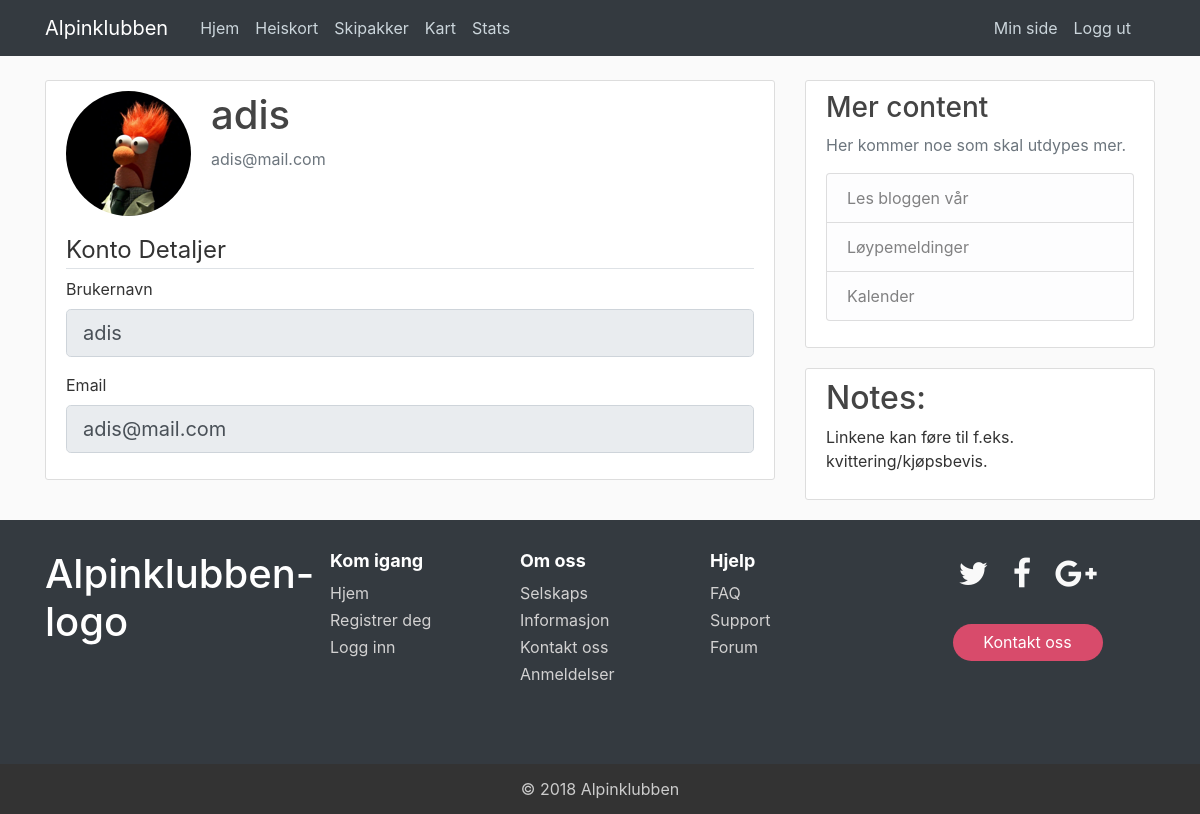
Page /account/adis (signed in) on the committed database.
### alpinklubben/models.py (models this page shows, shortened)
class User(db.Model, UserMixin):
    id = db.Column(db.Integer, primary_key=True)
    username = db.Column(db.String(20), unique=True, nullable=False)
    email = db.Column(db.String(120), unique=True, nullable=False)
    image_file = db.Column(db.String(20), nullable=False,
                           default='default.jpg')
    password = db.Column(db.String(60), nullable=False)

### alpinklubben/routes.py (the view)
@app.route('/account', defaults={'username': None})
@app.route('/account/<string:username>')
@login_required
def show_my_account(username):
    form = UpdateAccountForm()
    update_btn = False
    if username == None:
        if current_user.is_authenticated == False:
            abort(404)
        else:
            user = current_user
            update_btn = True
            bought_heiskort = SoldHeiskort.query.filter_by(user_id=user.id)
            rented_skipakker = SoldSkipakke.query.filter_by(
                user_id=user.id)
    else:
        user = User.query.filter_by(username=username).first_or_404()
        bought_heiskort = None
        rented_skipakker = None
    form.username.render_kw = {'disabled': 'true'}
    form.email.render_kw = {'disabled': 'true'}
    del form.submit
    del form.picture
    form.username.data = user.username
    form.email.data = user.email
    image_file = url_for(
        'static', filename='profile_pics/' + user.image_file)
    return render_template('account.html', title=username,
                           image_file=image_file, form=form, update_btn=update_btn,
                           bought_heiskort=bought_heiskort, rented_skipakker=rented_skipakker)

### alpinklubben/forms.py (shortened to what this page needs)
class UpdateAccountForm(FlaskForm):
    username = StringField('Brukernavn', validators=[
                           DataRequired(), Length(min=2, max=20)])
    email = StringField('Email', validators=[DataRequired(), Email()])
    picture = FileField('Oppdater Profilbilde', validators=[
                        FileAllowed(['jpg', 'png'])])
    submit = SubmitField('Oppdater profil')

### alpinklubben/models.py (called while the page is built)
@login_manager.user_loader
def load_user(user_id):
    return User.query.get(int(user_id))

### alpinklubben/templates/account.html (shortened to what this page needs)
{% extends 'layout.html' %}
{% block content %}
<div class="content-section">
    <div class="media">
        <img class="rounded-circle account-img" src="{{ image_file }}">
        <div class="media-body">
            <h2 class="account-heading">{{ form.username.data }}</h2>
            <p class="text-secondary">{{ form.email.data }}</p>
        </div>
    </div>
    <form method="post" action="" novalidate enctype="multipart/form-data">
        <fieldset class="from-group">
            <legend class="border-bottom bm-4">Konto Detaljer</legend>
            <div class="form-group">
                {{ form.username.label(class="form-control-label") }}
                {% if form.username.errors %}
                {{ form.username(class="form-control form-control-lg is-invalid") }}
                <div class="invalid-feedback">
                    {% for error in form.username.errors %}
                    <span>{{ error }}</span>
                    {% endfor %}
                </div>
                {% else %}
                {{ form.username(class="form-control form-control-lg") }}
                {% endif %}
            </div>
            <div class="form-group">
                {{ form.email.label(class="form-control-label") }}
                {% if form.email.errors %}
                {{ form.email(class="form-control form-control-lg is-invalid") }}
                <div class="invalid-feedback">
                    {% for error in form.email.errors %}
                    <span>{{ error }}</span>
                    {% endfor %}
                </div>
                {% else %}
                {{ form.email(class="form-control form-control-lg") }}
                {% endif %}
            </div>
        </fieldset>
    </form>
</div>
{% endblock content %}
{% block sidebar2 %}
<div class="content-section">
    <h2>Notes:</h2>
    <p>Linkene kan føre til f.eks. kvittering/kjøpsbevis.</p>
</div>
{% endblock sidebar2 %}

### alpinklubben/static/main.css (style rules this page uses)
body { background: #fafafa; color: #333333; margin-top: 5rem; }
h1, h2, h3, h4, h5, h6 { color: #444444; }
.content-section { background: #ffffff; padding: 10px 20px; border: 1px solid #dddddd; border-radius: 3px; margin-bottom: 20px; }
.account-img { height: 125px; width: 125px; margin-right: 20px; margin-bottom: 16px; }
.account-heading { font-size: 2.5rem; }

### rows in the picture
User: username.data "adis", email.data "adis@mail.com", username "adis", email "adis@mail.com"
